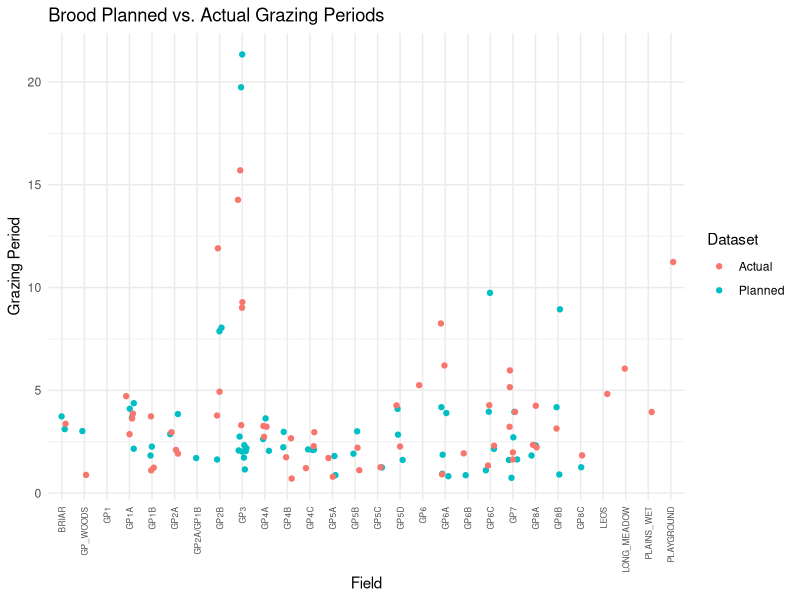
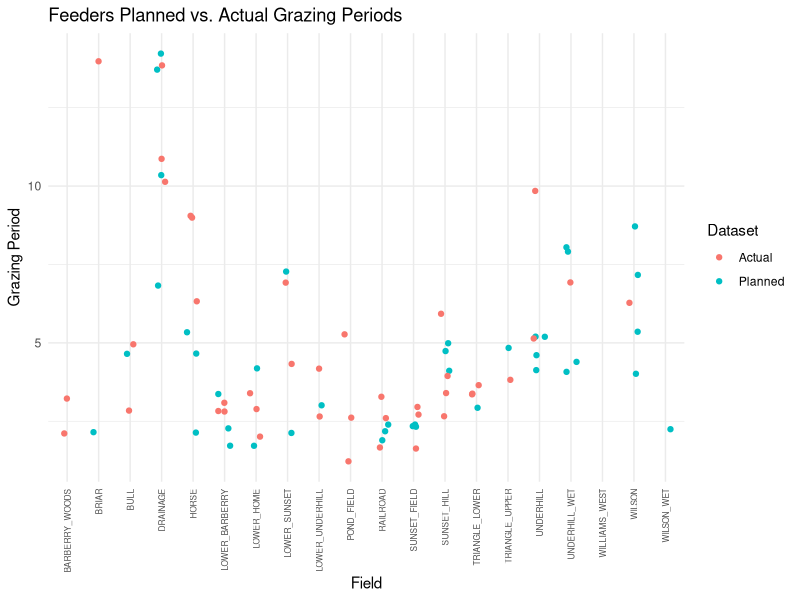
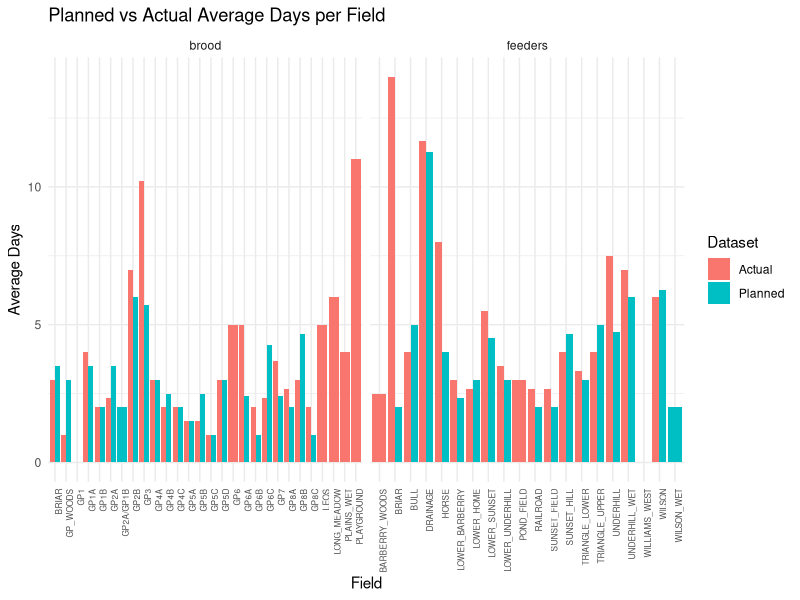
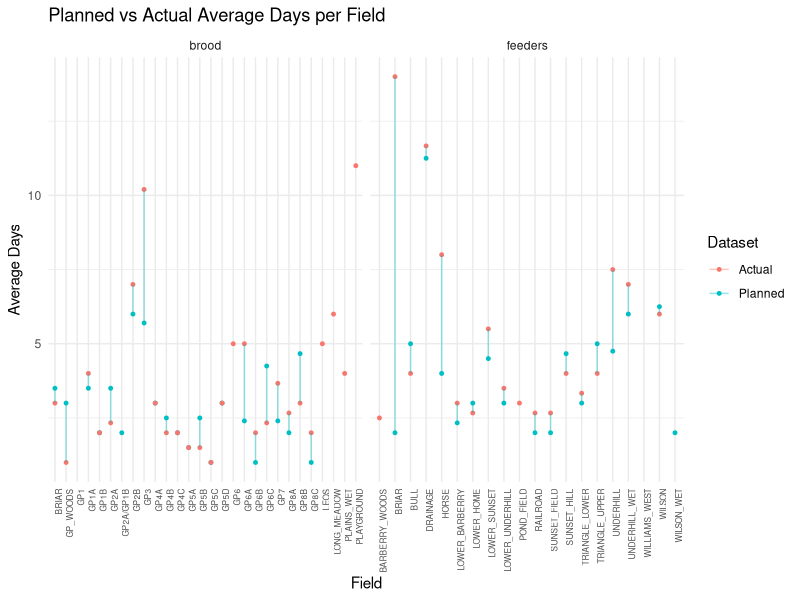
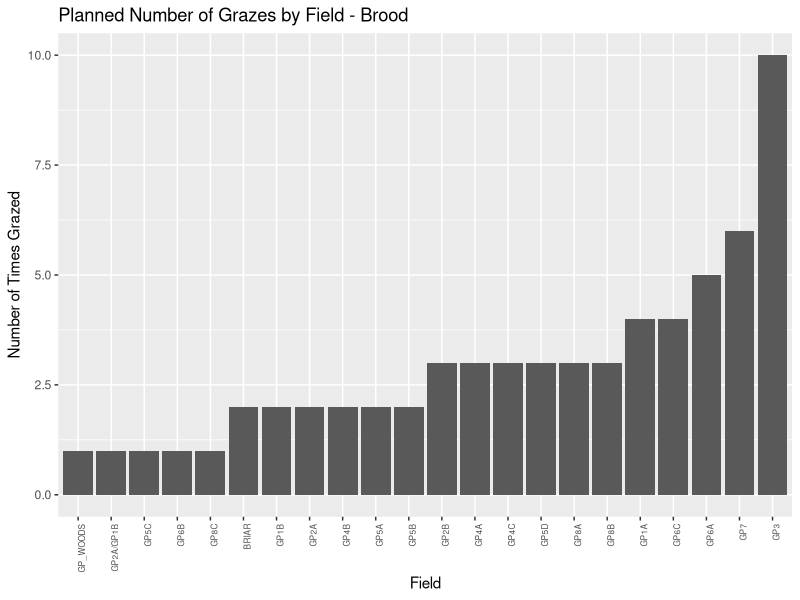
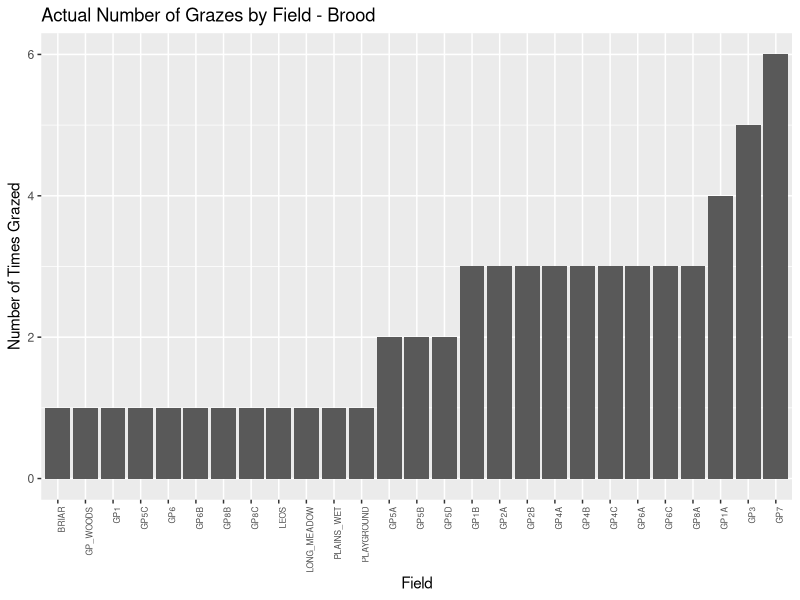
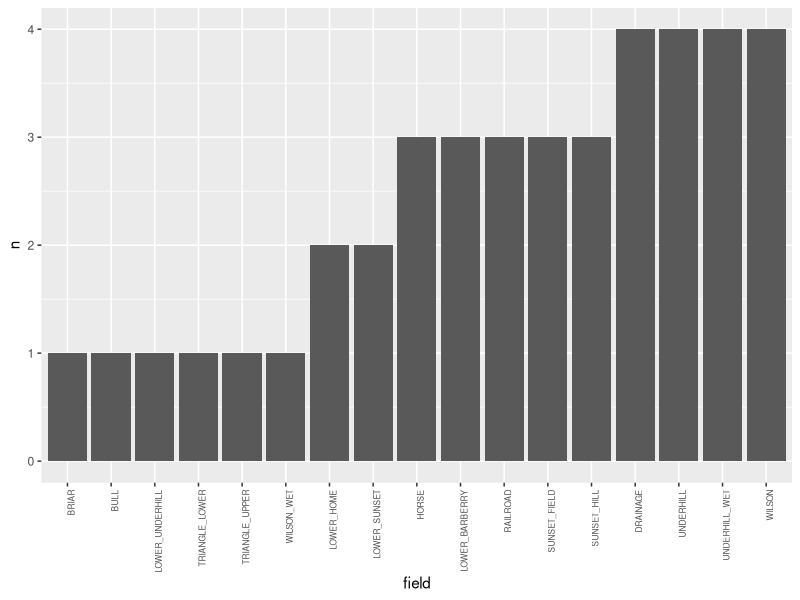
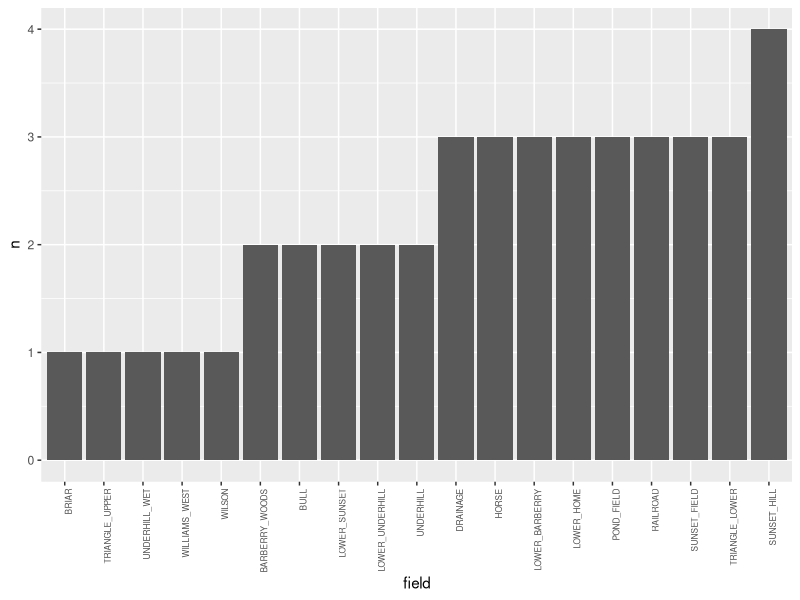

Write the R code that produced these figures, in order.
################### READ ME ###################
#This script analyses and compares the 2025 grazing plan and actual record
#from Appleton Farms. Data was pulled from the maia grazing software
#and physical and digital records of the 2025 grazing season.Herd is either brood (cow-calf) or
#feeders. Fields are named by the 2025 platemetering system. Move_type indicates
#whether the cows moved into or out of a field on the associated date.
#the days column is calculated by taking the difference between a day_in
#date and a day_out date. There are only "days" values associated with 
#day_in dates.
library(tidyverse)
library(readxl)

record_actual<-read_csv("2025 record actual.csv")
record_plan<-read_csv("2025 record plan.csv")

#view(record_actual)
#view(record_plan)

#-----getting rid of extraneous rows and columns---------------------------------------------------
record_plan$X <- NULL
record_plan$X.1 <- NULL
record_plan$X.2 <- NULL
record_plan$X.3 <- NULL
record_plan$X.4 <- NULL
record_plan$X.5 <- NULL
record_plan$X.6 <- NULL
record_plan$paddock_plot<- NULL
record_plan <- record_plan[-c(203:223), ] 

record_actual$X <- NULL
record_actual$paddock_plot<- NULL

#record_plan <- record_plan %>% 
#  rename(move_type = move._type)

record_plan$field <- record_plan$field |> 
  trimws()     # removes leading/trailing spaces

record_actual$field <- record_actual$field |> 
  trimws()    

#----------------exporting clean record_plan and record_actual-----------
# write_xlsx(record_plan, "record_plan.xlsx")

# write_xlsx(record_actual, "record_actual.xlsx")

record_actual <- read_excel("record_actual.xlsx")
record_plan  <- read_excel("record_plan.xlsx")

#the below plots take the plan and actual records and plot the "days"/grazing period
#for each cow herd, by field
#--------------------------plot for brood grazing periods-------------
#df_brood_plan and df_brood_actual take separate parts of record_plan and 
#record_actual and add a column ("source"). They are then combined in "record_brood"
#with each row assigned either planned or actual under the column source.
df_brood_plan <- record_plan %>% 
  filter(move_type == "day_in", herd == "brood") %>%
  mutate(
    source = "Planned",
   )
  

df_brood_actual <- record_actual %>% 
  filter(move_type == "day_in", herd == "brood") %>%
  mutate(
    source = "Actual",
  )

record_brood <- bind_rows(df_brood_plan, df_brood_actual)


ggplot(record_brood, aes(x = field, y = days, color = source)) +
  geom_point(size = 1.5, position = position_jitter(width = 0.2)) +
  theme_minimal() +
  theme(
    axis.text.x = element_text(angle = 90, hjust = 1, vjust = 0.5, size = 6)
  ) +
  labs(color = "Dataset",
title = "Brood Planned vs. Actual Grazing Periods",
x = "Field",
y= "Grazing Period")

#-------------plot for feeders grazing periods-----------------------------
#df_feeders_plan and df_feeders_actual take separate parts of record_plan and 
#record_actual and add a column ("source"). They are then combined in "record_brood"
#with each row assigned either planned or actual under the column source.

df_feeders_plan <- record_plan %>% 
  filter(move_type == "day_in", herd == "feeders") %>%
  mutate(
    source = "Planned")
    #paddock_plot = as.character(paddock_plot)
 # )

df_feeders_actual <- record_actual %>% 
  filter(move_type == "day_in", herd == "feeders") %>%
  mutate(
    source = "Actual")#,
   # paddock_plot = as.character(paddock_plot)
 # )

record_feeders <- bind_rows(df_feeders_plan, df_feeders_actual)


ggplot(record_feeders, aes(x = field, y = days, color = source)) +
  geom_point(size = 1.5, position = position_jitter(width = 0.2)) +
  theme_minimal() +
  theme(
    axis.text.x = element_text(angle = 90, hjust = 1, vjust = 0.5, size = 6)
  ) +
  labs(color = "Dataset",
       title = "Feeders Planned vs. Actual Grazing Periods",
       x = "Field",
       y= "Grazing Period")


#----now graphing the average grazing period per field across the season-----
#the below code takes the average number of days/grazing period per field 
#grouped by herd for record_plan and record_actual. The df's are then combined into
#combined_avg and plotted 
avg_plan <- record_plan %>%
  filter(move_type == "day_in") %>%
  group_by(herd, field) %>%
  summarise(avg_days = mean(days, na.rm = TRUE), .groups = "drop") %>%
  mutate(source = "Planned")

avg_actual <- record_actual %>%
  filter(move_type == "day_in") %>%
  group_by(herd, field) %>%
  summarise(avg_days = mean(days, na.rm = TRUE), .groups = "drop") %>%
  mutate(source = "Actual")

#making data types consistent
avg_plan$field   <- as.character(avg_plan$field)
avg_actual$field <- as.character(avg_actual$field)

#combining new dfs back together
combined_avg <- bind_rows(avg_plan, avg_actual)

#plotting the averages in bar chart format
ggplot(combined_avg, aes(x = field, y = avg_days, fill = source)) +
  geom_col(position = "dodge") +
  facet_wrap(~herd, scales = "free_x") +
  theme_minimal() +
  theme(
    axis.text.x = element_text(angle = 90, hjust = 1, size = 6)
  ) +
  labs(
    title = "Planned vs Actual Average Days per Field",
    x = "Field",
    y = "Average Days",
    fill = "Dataset"
  )


#plotting the difference in average planned days and average actual days 

ggplot(combined_avg, aes(x = field, y = avg_days, color = source)) +
  geom_point(size = 1) +
  geom_line(aes(group = field), alpha = 0.4) +
  facet_wrap(~herd, scales = "free_x") +
  theme_minimal() +
  theme(
    axis.text.x = element_text(angle = 90, hjust = 1, size = 6)
  ) +
  labs(
    title = "Planned vs Actual Average Days per Field",
    x = "Field",
    y = "Average Days",
    color = "Dataset"
  )



#Moving on from grazing periods, now we will count the 
#number of times a field was grazed

#counts the number of times a field was planned to be
#grazed throughout the whole season
filter(record_plan, move_type == "day_in")|>
  count(field)

#counts the number of times a field was actually grazed throughout the whole
#season
filter(record_actual, move_type == "day_in")|>
  count(field)

#This plot shows the planned number of times a field was grazed for brood
ggplot(
  filter(record_plan, move_type == "day_in", herd == "brood")|>
    count(field)%>%
    mutate(field = reorder(field, n)),
  aes(x = field, y = n)
) +
 geom_col()+
  theme(
    axis.text.x = element_text(angle = 90, hjust = 1, size = 6)
  )+
  labs(
    x = "Field",
    y = "Number of Times Grazed",
    title = "Planned Number of Grazes by Field - Brood"
  )

#This plot shows the actual number of times a field was grazed for brood

ggplot(
  filter(record_actual, move_type == "day_in", herd == "brood")|>
    count(field)%>%
    mutate(field = reorder(field, n)),
  aes(x = field, y = n)
) +
  geom_col() +
  theme(
    axis.text.x = element_text(angle = 90, hjust = 1, size = 6)
  ) +
  labs(
    x = "Field",
    y = "Number of Times Grazed",
    title = "Actual Number of Grazes by Field - Brood")


#This plot shows the planned number of times a field was grazed for feeders
ggplot(
  filter(record_plan, move_type == "day_in", herd == "feeders")|>
    count(field)%>%
    mutate(field = reorder(field, n)),
  aes(x = field, y = n)
) +
  geom_col()+
  theme(
    axis.text.x = element_text(angle = 90, hjust = 1, size = 6)
  )

#This plot shows the actual number of times a field was grazed for feeders
ggplot(
  filter(record_actual, move_type == "day_in", herd == "feeders")|>
    count(field)%>%
    mutate(field = reorder(field, n)),
  aes(x = field, y = n)
) +
  geom_col()+
  theme(
    axis.text.x = element_text(angle = 90, hjust = 1, size = 6)
  )

####################################################################################
#below demonstrates a different way to visualize the difference between 
#the average planned days per field and the average actual days per field

#plan_days and actual_days eliminates move_type>day_out dates (they are redundant
#due to calculated "days column) and assigned a source column (plan or actual)
plan_days <- record_plan|>
  filter(move_type == "day_in")|>
  mutate(source="plan")

actual_days <- record_actual|>
  filter(move_type == "day_in")|>
  mutate(source="actual")

#"days" first combines plan_days and actual_days. Then pivot_wider
#creates two new columns ("plan" and "actual") from the source column
#It also creates a third new column, "avg_difference" which takes avg day values
#from plan and actual columns.
#mutate(prop = avg_difference/plan) displays values that allow us to see by what proportion
#the difference in planned vs actual days is.
days<-rbind(plan_days, actual_days)|>
  select(-date)|>
  filter(!is.na(days))|>
  group_by(field, herd, source)|>
  summarize(avg_days = mean(days))|>
  pivot_wider(names_from = source,
              values_from = avg_days)|>
  mutate(avg_difference = actual-plan)|>
  mutate(prop = avg_difference/plan)

#answers question 2B 
ggplot(days, aes(x=field, y=prop))+
  geom_point()+
  geom_hline(yintercept = 0)+
  theme(
    axis.text.x = element_text(angle = 90, hjust = 1, size = 6)
  )+
  labs(
    title= "Difference in planned versus actual use of fields",
    x = "Field",
    y = "Proportional Difference"
  )

  
  






